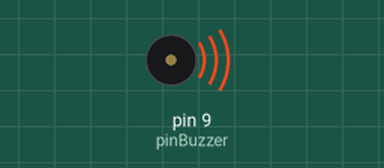
The sketch below on a simulated Arduino Uno, built with avr-gcc and run on an emulated ATmega328P. Parts: buzzer (waves = sounding). What the sketch prints to the serial monitor is not drawn.

Above: at 0.7 s.
Timing chart, 0 to 21.0 s (numbered marks = the images above):
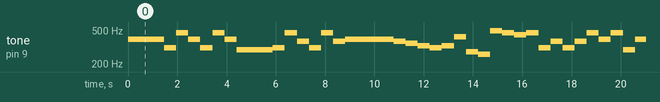

Measured:
- by itself, tone on pin 9 (pinBuzzer): plays 391 Hz for 1.5 s, 311 Hz for 0.49 s, 466 Hz for 0.49 s, 391 Hz for 0.49 s, 311 Hz for 0.49 s, 466 Hz for 0.49 s … (221 notes in this stretch)

The sketch:

Parte_2_-_Pr_ctica_5.ino
```cpp
/*

   Fundacion Kinal
   Centro educativo tecnico laboral Kinal
   Quinto perito
   Quinto electronica
   Codigo Tecnico: EB5AM
   Curso: Taller de electronica digital y reparacion de computadoras I
   Proyecto: Relevadores y visualizadores
   Alexander González 2020414
   Fecha: 03 de mayo 2024

*/

const int pinBuzzer = 9 ;
const float tonos[] = {391.995, 391.995, 391.995, 311.127, 466.164, 391.995, 311.127, 466.164, 391.995, 293.665, 293.665, 293.665, 311.127, 466.164, 369.994, 311.127, 466.164, 369.994, 391.995, 391.995, 391.995, 391.995, 369.994, 349.228, 329.628, 311.127, 329.628, 415.305, 277.183, 261.626, 493.883, 466.164, 440.000, 466.164, 311.127, 369.994, 311.127, 369.994, 466.164, 391.995, 466.164, 293.665, 391.995, 391.995, 391.995, 391.995, 369.994, 349.228, 329.628, 311.127, 329.628, 415.305, 277.183, 261.626, 493.883, 466.164, 440.000, 466.164, 311.127, 369.994, 311.127, 466.164, 391.995, 311.127, 466.164, 391.995};


const int countTonos = 66;

void setup() {
  Serial.begin(9600);
  Serial.println("Inicio de Cancion");
  pinMode(9, INPUT);
}

void loop() {


    for (int iTono = 0; iTono < countTonos; iTono++) {
      tone(pinBuzzer, tonos[iTono]);
      delay(490);
      noTone(pinBuzzer);}


}
```
